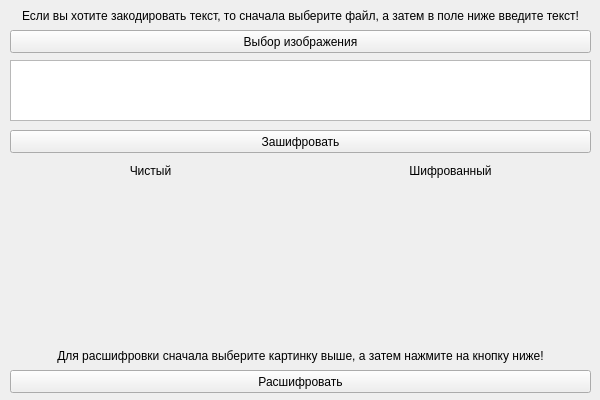
<?xml version="1.0" encoding="UTF-8"?>
<ui version="4.0">
 <class>MainWind</class>
 <widget class="QMainWindow" name="MainWind">
  <property name="geometry">
   <rect>
    <x>0</x>
    <y>0</y>
    <width>600</width>
    <height>400</height>
   </rect>
  </property>
  <property name="minimumSize">
   <size>
    <width>600</width>
    <height>400</height>
   </size>
  </property>
  <property name="maximumSize">
   <size>
    <width>600</width>
    <height>400</height>
   </size>
  </property>
  <property name="windowTitle">
   <string>Code And Decode</string>
  </property>
  <property name="autoFillBackground">
   <bool>false</bool>
  </property>
  <widget class="QWidget" name="centralwidget">
   <widget class="QTextEdit" name="textEdit">
    <property name="geometry">
     <rect>
      <x>10</x>
      <y>60</y>
      <width>581</width>
      <height>61</height>
     </rect>
    </property>
   </widget>
   <widget class="QLabel" name="label_1">
    <property name="geometry">
     <rect>
      <x>10</x>
      <y>0</y>
      <width>581</width>
      <height>31</height>
     </rect>
    </property>
    <property name="text">
     <string>Если вы хотите закодировать текст, то сначала выберите файл, а затем в поле ниже введите текст!</string>
    </property>
    <property name="alignment">
     <set>Qt::AlignCenter</set>
    </property>
   </widget>
   <widget class="QPushButton" name="pushButton_1">
    <property name="geometry">
     <rect>
      <x>10</x>
      <y>30</y>
      <width>581</width>
      <height>23</height>
     </rect>
    </property>
    <property name="text">
     <string>Выбор изображения</string>
    </property>
   </widget>
   <widget class="QPushButton" name="pushButton_2">
    <property name="geometry">
     <rect>
      <x>10</x>
      <y>130</y>
      <width>581</width>
      <height>23</height>
     </rect>
    </property>
    <property name="text">
     <string>Зашифровать</string>
    </property>
   </widget>
   <widget class="QLabel" name="label_x">
    <property name="geometry">
     <rect>
      <x>10</x>
      <y>190</y>
      <width>281</width>
      <height>141</height>
     </rect>
    </property>
    <property name="text">
     <string/>
    </property>
    <property name="alignment">
     <set>Qt::AlignCenter</set>
    </property>
   </widget>
   <widget class="QLabel" name="label_y">
    <property name="geometry">
     <rect>
      <x>310</x>
      <y>190</y>
      <width>281</width>
      <height>141</height>
     </rect>
    </property>
    <property name="text">
     <string/>
    </property>
    <property name="alignment">
     <set>Qt::AlignCenter</set>
    </property>
   </widget>
   <widget class="QLabel" name="label_2">
    <property name="geometry">
     <rect>
      <x>10</x>
      <y>160</y>
      <width>281</width>
      <height>21</height>
     </rect>
    </property>
    <property name="text">
     <string>Чистый</string>
    </property>
    <property name="alignment">
     <set>Qt::AlignCenter</set>
    </property>
   </widget>
   <widget class="QLabel" name="label_3">
    <property name="geometry">
     <rect>
      <x>310</x>
      <y>160</y>
      <width>281</width>
      <height>21</height>
     </rect>
    </property>
    <property name="text">
     <string>Шифрованный</string>
    </property>
    <property name="alignment">
     <set>Qt::AlignCenter</set>
    </property>
   </widget>
   <widget class="QLabel" name="label_4">
    <property name="geometry">
     <rect>
      <x>10</x>
      <y>340</y>
      <width>581</width>
      <height>31</height>
     </rect>
    </property>
    <property name="text">
     <string>Для расшифровки сначала выберите картинку выше, а затем нажмите на кнопку ниже!</string>
    </property>
    <property name="alignment">
     <set>Qt::AlignCenter</set>
    </property>
   </widget>
   <widget class="QPushButton" name="pushButton_3">
    <property name="geometry">
     <rect>
      <x>10</x>
      <y>370</y>
      <width>581</width>
      <height>23</height>
     </rect>
    </property>
    <property name="text">
     <string>Расшифровать</string>
    </property>
   </widget>
  </widget>
 </widget>
 <resources/>
 <connections/>
</ui>
